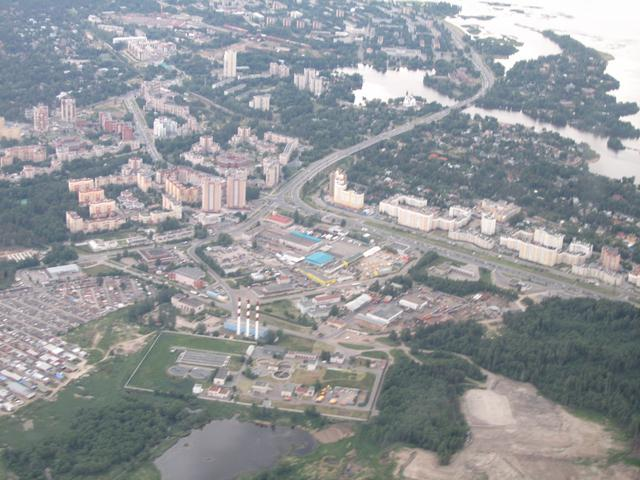
#> input picture CV BASICS/archive/data/aero1.jpg, 640 x 480 px, found by its file name
$ python ArithmeticOperation.py
#> lines starting #> are read from the running program, lines starting #| are printed output that depends on the picture; long printed decimals are rounded
import numpy as np
import cv2 as cv

img1=cv.imread("CV BASICS/archive/data/aero1.jpg")
#> img1 is the input picture: shape (480, 640, 3); mean B, G, R 153.6, 150.4, 147.6
img2=cv.imread("CV BASICS/archive/data/aero3.jpg")
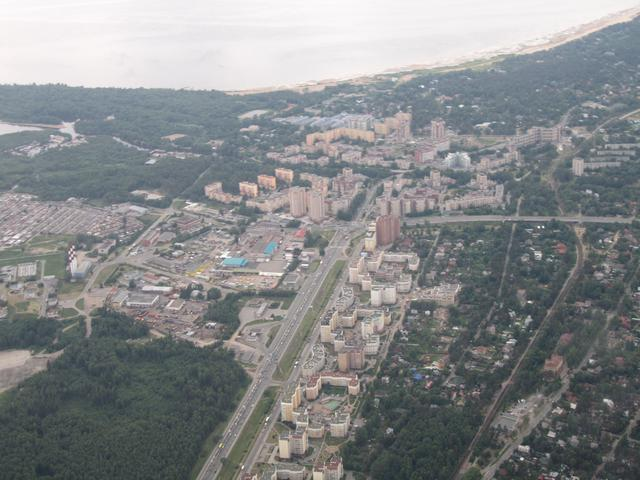
#> input picture CV BASICS/archive/data/aero3.jpg, 640 x 480 px, found by its file name
#> img2 is the input picture: shape (480, 640, 3); mean B, G, R 138, 136.7, 134.2


''' ADDITION OF IMAGE '''

# cv.imshow("gray img", img1)
# cv.imshow("Newimage", img2)
Add_img=cv.add(img1,img2)
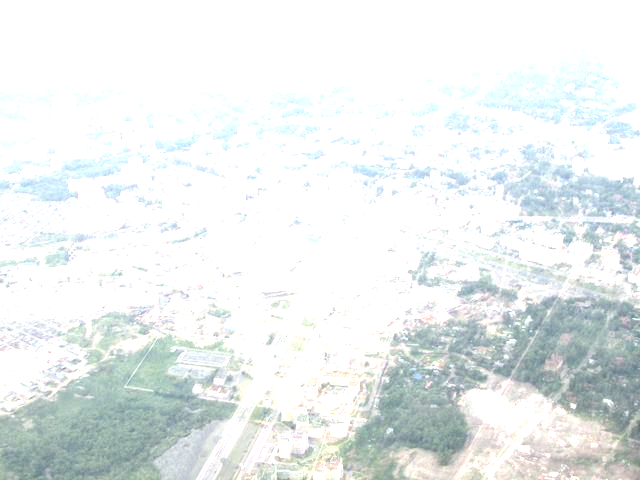
#> Add_img: shape (480, 640, 3); mean B, G, R 237.9, 238.3, 233.2

np_add=np.add(img1,img2)
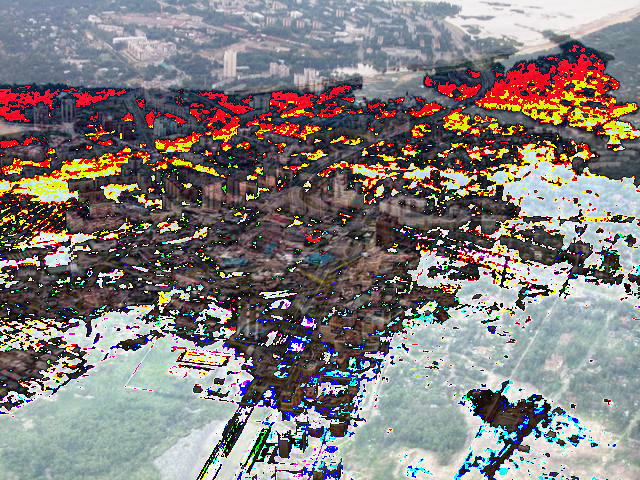
#> np_add: shape (480, 640, 3); mean B, G, R 124.5, 125.5, 131.2
# cv.imshow("Add image",Add_img)
# cv.imshow("Numpy add",np_add)

print(img1.shape)
#| (480, 640, 3)


print("")
print(img1[0,0,:],img2[0,10,:])
#| [173 153 128] [251 250 252]

print("Add image")
print("Numpy add",np_add[0,0,:])
#| Numpy add [167 146 123]
print("CV add",Add_img[0,0,:])
#| CV add [255 255 255]


print("")

''' SUBTRACTION OF IMAGE '''

# cv.imshow("gray img", img1)
# cv.imshow("Newimage", img2)
Sub_img=cv.subtract(img1,img2)

np_sub=np.subtract(img1,img2)
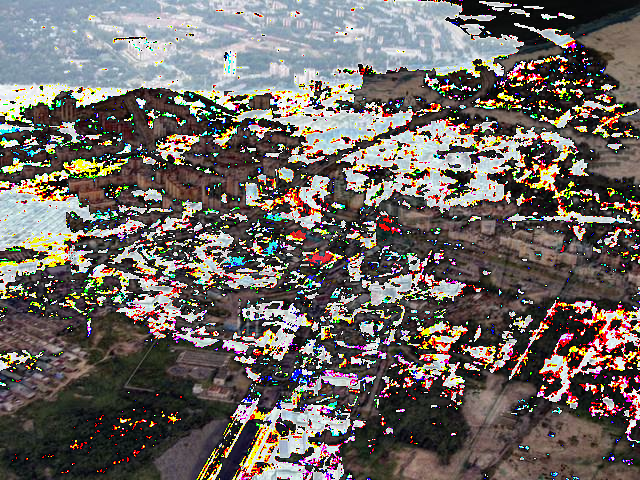
#> np_sub: shape (480, 640, 3); mean B, G, R 98.2, 102.3, 108.6
# cv.imshow("Add image",Add_img)
# cv.imshow("Numpy add",np_add)
print(img1[0,0,:],img2[0,10,:])
#| [173 153 128] [251 250 252]

print("Sub image")
print("Numpy sub",np_sub[0,0,:])
#| Numpy sub [179 160 133]
print("CV sub",Sub_img[0,0,:])
#| CV sub [0 0 0]

print("")


''' MULTIPLICATION OF IMAGE '''

# cv.imshow("gray img", img1)
# cv.imshow("Newimage", img2)
Mul_img=cv.multiply(img1,img2)
#> Mul_img: shape (480, 640, 3); every value is 255

np_mul=np.multiply(img1,img2)
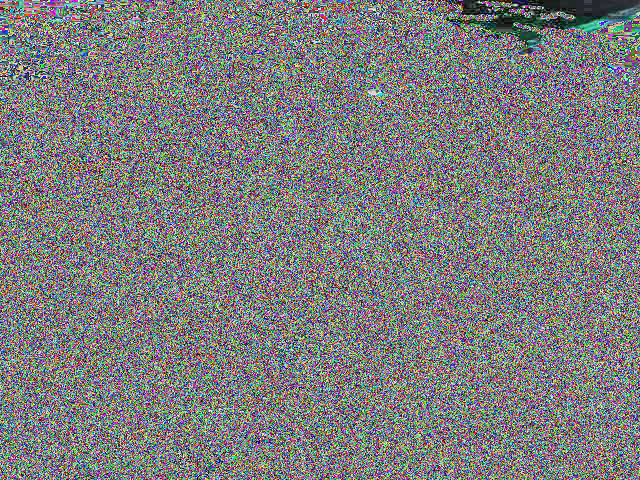
#> np_mul: shape (480, 640, 3); mean B, G, R 125.4, 125.2, 125
cv.imshow("Mul image",Mul_img)
cv.imshow("Numpy mul",np_mul)
print(img1[0,0,:],img2[0,10,:])
#| [173 153 128] [251 250 252]

print("Mul image")
print("Numpy mul",np_mul[0,0,:])
#| Numpy mul [242 209 128]
print("CV mul",Mul_img[0,0,:])
#| CV mul [255 255 255]

print("")

''' DIVISION OF IMAGE '''

# cv.imshow("gray img", img1)
# cv.imshow("Newimage", img2)
Div_img=cv.divide(img1,img2)

np_div=np.divide(img1,img2)
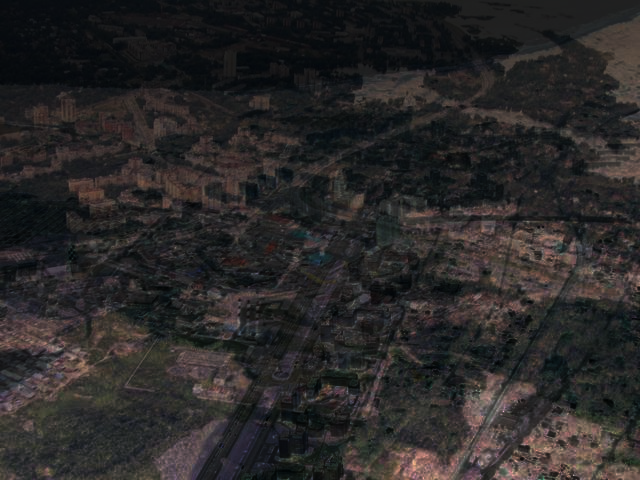
#> np_div: shape (480, 640, 3) float64; mean B, G, R 1.23, 1.23, 1.27; drawn with min black and max white
cv.imshow("Div image",Div_img)
cv.imshow("Numpy div",np_div)
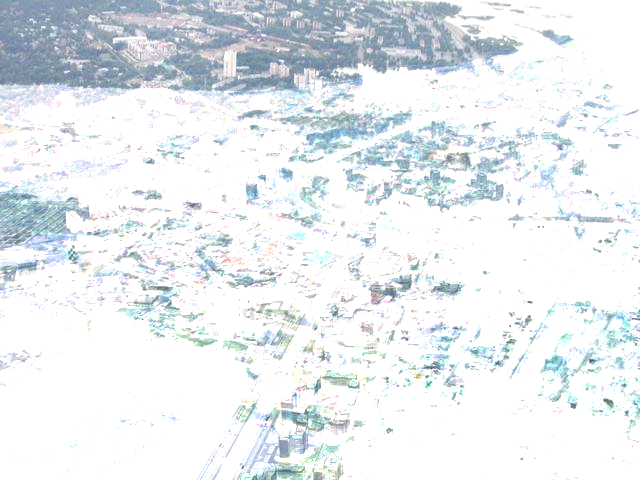
#> window 'Numpy div': shape (480, 640, 3); mean B, G, R 239.5, 236.3, 231.2
print(img1[0,0,:],img2[0,10,:])
#| [173 153 128] [251 250 252]

print("Div image")
print("Numpy div",np_div[0,0,:])
#| Numpy div [0.692      0.6145 0.51]
print("CV div",Div_img[0,0,:])
#| CV div [1 1 1]

if(cv.waitKey(0)==ord('q')):
#> (key q is pressed here)
    cv.destroyAllWindows()
